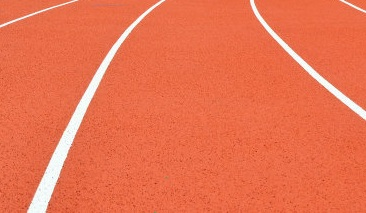
//> input picture testimage/2.jpg, 366 x 213 px, given in place of the camera
$ ./xunxian3   (built with g++ and OpenCV 4)
//> lines starting //> are read from the running program, lines starting //| are printed output that depends on the picture; after the words box and inside, x2 and y2 are one past the last pixel; in counts of white or black regions, pixels touching at a corner belong together
// 纯视觉巡线测试
// 移植自 run_cpp.cpp 中的巡线扫描逻辑
// 不包含 GPIO、电机或舵机控制，只保留图像处理与显示。

#include <opencv2/opencv.hpp>

#include <array>
#include <cmath>
#include <iostream>
#include <string>
#include <tuple>
#include <vector>

using namespace cv;
using namespace std;

namespace TrackConfig {
    constexpr int image_width = 320;
    constexpr int image_height = 180;
    constexpr int camera_index = 0;

    // 赛道/边线提取参数，沿用 run_cpp.cpp 的思路
    constexpr int x_middle = 160;
    constexpr int wide_scan = 5;
    constexpr int wide_need = 2;
    constexpr int up_scan_wide = 130;
    constexpr int down_scan_wide = 170;
    constexpr int y_scan_wide = 5;

    constexpr double kp = 0.3;
    constexpr double kd = 2.0;
    constexpr int all_count = (down_scan_wide - up_scan_wide) / y_scan_wide;

    // 红色赛道分割阈值
    constexpr int red1_h_min = 0;
    constexpr int red1_h_max = 34;
    constexpr int red2_h_min = 160;
    constexpr int red2_h_max = 179;
    constexpr int red_s_min = 75;
    constexpr int red_v_min = 70;

    // 蓝色掩码（可用于筛选非赛道噪声）
    constexpr int blue_h_min = 100;
    constexpr int blue_h_max = 140;
    constexpr int blue_s_min = 37;
    constexpr int blue_v_min = 100;

    // 霍夫/边缘仅保留用于显示，不参与主巡线逻辑
    constexpr int canny_low = 70;
    constexpr int canny_high = 150;
}

struct TrackState {
    int error = 0;
    int last_error = 0;
    std::array<uint16_t, 10> draw_middle_line_x{};
    std::array<uint16_t, 10> draw_left_line_x{};
    std::array<uint16_t, 10> draw_right_line_x{};
};

static TrackState g_track;

static Mat processTrackMask(const Mat& frame) {
    Mat resized;
    resize(frame, resized, Size(TrackConfig::image_width, TrackConfig::image_height));

    Mat blur;
    GaussianBlur(resized, blur, Size(5, 5), 0);

    Mat hsv;
    cvtColor(blur, hsv, COLOR_BGR2HSV);

    Mat mask1, mask2, mask3;
    inRange(hsv,
           Scalar(TrackConfig::red1_h_min, TrackConfig::red_s_min, TrackConfig::red_v_min),
           Scalar(TrackConfig::red1_h_max, 255, 255),
           mask1);
    inRange(hsv,
           Scalar(TrackConfig::red2_h_min, TrackConfig::red_s_min, TrackConfig::red_v_min),
           Scalar(TrackConfig::red2_h_max, 255, 255),
           mask2);
    inRange(hsv,
           Scalar(TrackConfig::blue_h_min, TrackConfig::blue_s_min, TrackConfig::blue_v_min),
           Scalar(TrackConfig::blue_h_max, 255, 255),
           mask3);

    Mat combined = mask1 | mask2 | mask3;

    Mat kernel = getStructuringElement(MORPH_RECT, Size(5, 5));
    dilate(combined, combined, kernel, Point(-1, -1), 2);
    morphologyEx(combined, combined, MORPH_OPEN, kernel);
    morphologyEx(combined, combined, MORPH_CLOSE, kernel);

    return combined;
}

static void lineWalking(const Mat& frame_final) {
    g_track.error = 0;
    Mat scan_y_wide = frame_final(Range(TrackConfig::up_scan_wide, TrackConfig::down_scan_wide), Range::all());

    int theory_middle_line = TrackConfig::x_middle;
    int left_line_x = TrackConfig::x_middle;
    int right_line_x = TrackConfig::x_middle;

    g_track.draw_middle_line_x[0] = TrackConfig::x_middle;

    int i = 1;

    Mat y_line = scan_y_wide.row(scan_y_wide.rows - 1);
    while (left_line_x > TrackConfig::wide_scan + 1) {
        Mat wide_range = y_line(Range::all(), Range(left_line_x - TrackConfig::wide_scan, left_line_x));
        if (countNonZero(wide_range) > TrackConfig::wide_need) {
            break;
        }
        left_line_x--;
    }

    while (right_line_x < TrackConfig::image_width - TrackConfig::wide_scan - 1) {
        Mat wide_range = y_line(Range::all(), Range(right_line_x, right_line_x + TrackConfig::wide_scan));
        if (countNonZero(wide_range) > TrackConfig::wide_need) {
            break;
        }
        right_line_x++;
    }

    g_track.draw_left_line_x[0] = left_line_x;
    g_track.draw_right_line_x[0] = right_line_x;
    g_track.draw_middle_line_x[0] = (right_line_x + left_line_x) / 2;

    for (int y = scan_y_wide.rows - 1; y >= 0; y -= TrackConfig::y_scan_wide) {
        y_line = scan_y_wide.row(y);
        int t = g_track.draw_middle_line_x[i - 1];

        while (t > TrackConfig::wide_scan + 1) {
            Mat wide_range = y_line(Range::all(), Range(t - TrackConfig::wide_scan, t));
            if (countNonZero(wide_range) > TrackConfig::wide_need) {
                break;
            }
            left_line_x = t;
            t--;
        }

        t = g_track.draw_middle_line_x[i - 1];
        while (t < TrackConfig::image_width - TrackConfig::wide_scan - 1) {
            Mat wide_range = y_line(Range::all(), Range(t, t + TrackConfig::wide_scan));
            if (countNonZero(wide_range) > TrackConfig::wide_need) {
                break;
            }
            right_line_x = t;
            t++;
        }

        g_track.draw_middle_line_x[i] = (right_line_x + left_line_x) / 2;
        g_track.draw_left_line_x[i] = left_line_x;
        g_track.draw_right_line_x[i] = right_line_x;
        g_track.error += static_cast<int>(g_track.draw_middle_line_x[i] - theory_middle_line);
        i++;
    }

    g_track.error /= TrackConfig::all_count;
}

static double pidControl(double error) {
    double derivative = error - g_track.last_error;
    g_track.last_error = static_cast<int>(error);
    double output = TrackConfig::kp * error + TrackConfig::kd * derivative;

    if (output > 8.0) return 8.0;
    if (output < -8.0) return -8.0;
    return output;
}

static void drawTrackInfo(Mat& display, const Mat& frame_final) {
    int line_count = 0;
    for (int idx = 0; idx < 10; ++idx) {
        if (g_track.draw_middle_line_x[idx] == 0 && idx > 0) {
            break;
        }
        line_count++;
    }

    for (int idx = 0; idx < line_count; ++idx) {
        int y = TrackConfig::up_scan_wide + idx * TrackConfig::y_scan_wide;
        int x_mid = g_track.draw_middle_line_x[idx];
        int x_left = g_track.draw_left_line_x[idx];
        int x_right = g_track.draw_right_line_x[idx];

        circle(display, Point(x_mid, y), 2, Scalar(0, 255, 255), -1);
        line(display, Point(x_left, y), Point(x_right, y), Scalar(0, 255, 0), 1, LINE_AA);
    }

    line(display, Point(TrackConfig::x_middle, 0), Point(TrackConfig::x_middle, TrackConfig::image_height),
         Scalar(255, 255, 0), 1, LINE_AA);

    putText(display,
            "error=" + to_string(g_track.error),
            Point(10, 20),
            FONT_HERSHEY_SIMPLEX,
            0.5,
            Scalar(0, 255, 255),
            1,
            LINE_AA);

    putText(display,
            "pid=" + to_string(pidControl(static_cast<double>(g_track.error))),
            Point(10, 40),
            FONT_HERSHEY_SIMPLEX,
            0.5,
            Scalar(0, 255, 255),
            1,
            LINE_AA);
}

int main() {
    VideoCapture camera(TrackConfig::camera_index, CAP_V4L2);
    if (!camera.isOpened()) {
        cerr << "摄像头打开失败" << endl;
        return 1;
    }

    camera.set(CAP_PROP_FRAME_WIDTH, TrackConfig::image_width);
    camera.set(CAP_PROP_FRAME_HEIGHT, TrackConfig::image_height);
    camera.set(CAP_PROP_FPS, 30);
    camera.set(CAP_PROP_BUFFERSIZE, 1);

    namedWindow("xunxian3_visual", WINDOW_NORMAL);
    resizeWindow("xunxian3_visual", 1200, 420);

    cout << "纯视觉巡线测试启动（移植 run_cpp 巡线逻辑）" << endl;
    cout << "按 ESC / q 退出" << endl;

    while (true) {
        Mat frame;
        if (!camera.read(frame) || frame.empty()) {
            cerr << "读取摄像头图像失败" << endl;
            continue;
        }
//> frame is the input picture: 213 rows x 366 cols, CV_8UC3; mean B, G, R 79.1, 113.2, 234

        Mat mask = processTrackMask(frame);
//> in processTrackMask, `cvtColor(blur, hsv, COLOR_BGR2HSV);`: hsv: 180 rows x 320 cols, CV_8UC3; mean H, S, V 7.8, 169.3, 234
//> in processTrackMask, `inRange(hsv, Scalar(TrackConfig::red1_h_min, TrackConfig::red_s_min, T..`:
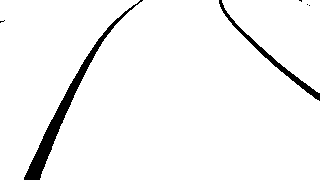
//> mask1: 180 rows x 320 cols, CV_8UC1; 95.9% white; 6 black regions (4 under 20 px), largest, box (x1, y1, x2, y2) and area: (24, 0, 143, 180) 1720, (219, 0, 320, 101) 656
//> in processTrackMask, `inRange(hsv, Scalar(TrackConfig::red2_h_min, TrackConfig::red_s_min, T..`: mask2: 180 rows x 320 cols, CV_8UC1; every value is 0
//> in processTrackMask, `morphologyEx(combined, combined, MORPH_CLOSE, kernel);`: combined: 180 rows x 320 cols, CV_8UC1; 100% white; 1 black region, box (x1, y1, x2, y2) and area: (30, 175, 36, 180) 28
        lineWalking(mask);
//> in lineWalking, `Mat scan_y_wide = frame_final(Range(TrackConfig::up_scan_wide, TrackCo..`: scan_y_wide: 40 rows x 320 cols, CV_8UC1; every value is 255
//> in lineWalking, `Mat y_line = scan_y_wide.row(scan_y_wide.rows - 1);`: y_line = 320 values from 255 to 255
//> the loop in lineWalking, `while (left_line_x > TrackConfig::wide_scan + 1)` made 1 pass
//> wide_range on pass 1: [255, 255, 255, 255, 255]
//> after the loop in lineWalking, `while (left_line_x > TrackConfig::wide_scan + 1)`: left_line_x = 160
//> the loop in lineWalking, `while (right_line_x < TrackConfig::image_width - TrackConfig::wide_sca..` made 1 pass
//> in lineWalking, `g_track.draw_left_line_x[0] = left_line_x;`: g_track.draw_left_line_x = [160, 0, 0, 0, 0, 0, 0, 0, 0, 0]
//> after the loop in lineWalking, `for (int y = scan_y_wide.rows - 1; y >= 0; y -= TrackConfig::y_scan_wi..`: left_line_x = 160; g_track.error = 0; i = 9

        Mat raw_bgr;
        resize(frame, raw_bgr, Size(TrackConfig::image_width, TrackConfig::image_height));

        Mat mask_bgr;
        cvtColor(mask, mask_bgr, COLOR_GRAY2BGR);

        Mat overlay = raw_bgr.clone();
        for (int y = 0; y < overlay.rows; ++y) {
            for (int x = 0; x < overlay.cols; ++x) {
                if (mask.at<uchar>(y, x) > 0) {
                    overlay.at<Vec3b>(y, x) = Vec3b(0, 0, 255);
                }
            }
        }
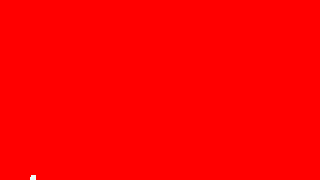
//> overlay: 180 rows x 320 cols, CV_8UC3; mean B, G, R 0.1, 0.1, 255

        drawTrackInfo(overlay, mask);
//> the loop in drawTrackInfo, `for (int idx = 0; idx < line_count; ++idx)` made 9 passes
//> after the loop in drawTrackInfo, `for (int idx = 0; idx < line_count; ++idx)`:
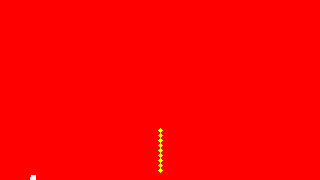
//> display: 180 rows x 320 cols, CV_8UC3; 0.2% of pixels changed, all inside (x1, y1, x2, y2) = (158, 128, 163, 173)
//> in pidControl, `double derivative = error - g_track.last_error;`: derivative = 0

        putText(raw_bgr, "RAW", Point(10, 25), FONT_HERSHEY_SIMPLEX, 0.7, Scalar(0, 255, 0), 2, LINE_AA);
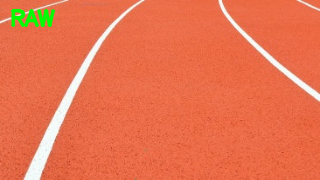
//> raw_bgr: 180 rows x 320 cols, CV_8UC3; mean B, G, R 78.3, 114.2, 232
        putText(mask_bgr, "MASK", Point(10, 25), FONT_HERSHEY_SIMPLEX, 0.7, Scalar(0, 255, 0), 2, LINE_AA);
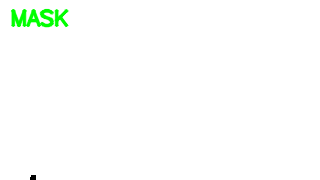
//> mask_bgr: 180 rows x 320 cols, CV_8UC3; mean B, G, R 252.2, 254.9, 252.2
        putText(overlay, "OVERLAY", Point(10, 25), FONT_HERSHEY_SIMPLEX, 0.7, Scalar(0, 255, 0), 2, LINE_AA);
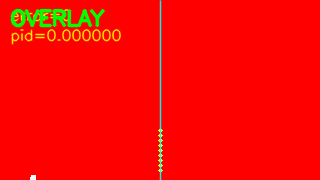
//> overlay: 180 rows x 320 cols, CV_8UC3; mean B, G, R 1.2, 7.2, 250.1

        Mat combined;
        hconcat(vector<Mat>{raw_bgr, mask_bgr, overlay}, combined);
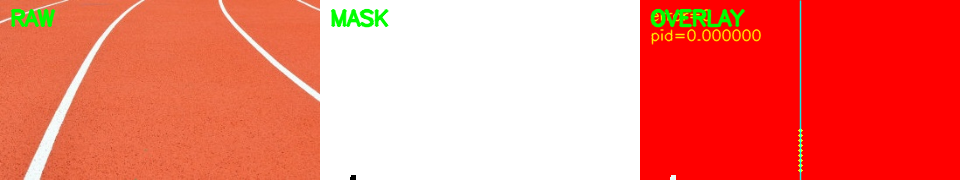
//> combined: 180 rows x 960 cols, CV_8UC3; mean B, G, R 110.6, 125.4, 244.8
        imshow("xunxian3_visual", combined);

        cout << "error=" << g_track.error
             << " pid=" << pidControl(static_cast<double>(g_track.error))
             << endl;
//| error=0 pid=0

        int key = waitKey(1);
//> the 'q' key is pressed
        if (key == 27 || key == 'q' || key == 'Q') {
            break;
        }
    }

    camera.release();
    destroyAllWindows();
    return 0;
}

$ run again, on testimage/6.jpg
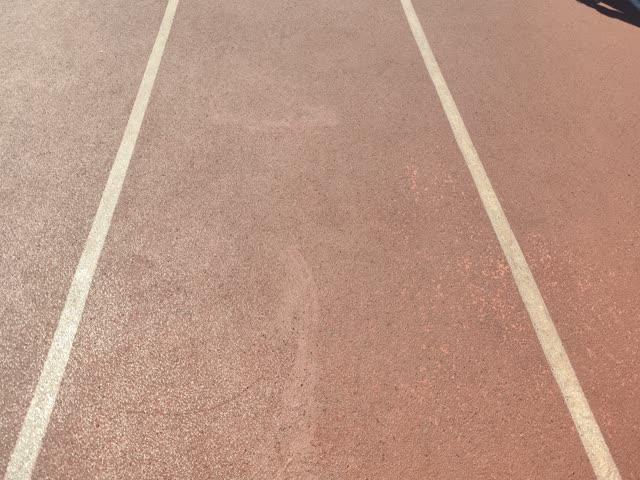
//> input picture testimage/6.jpg, 640 x 480 px, given in place of the camera
//> frame is the input picture: 480 rows x 640 cols, CV_8UC3; mean B, G, R 131.9, 149.8, 186.3
//> hsv: 180 rows x 320 cols, CV_8UC3; mean H, S, V 10.5, 75.1, 186.2
//> mask1: 180 rows x 320 cols, CV_8UC1; 52.7% white; 32 black regions (26 under 20 px), largest, box (x1, y1, x2, y2) and area: (0, 0, 309, 180) 26704, (288, 0, 320, 10) 177, (132, 88, 153, 103) 124, (44, 169, 59, 180) 64, (79, 157, 88, 172) 45, (144, 109, 149, 115) 21
//> mask2: 180 rows x 320 cols, CV_8UC1; every value is 0
//> scan_y_wide: 40 rows x 320 cols, CV_8UC1; 86% white; 2 black regions, box (x1, y1, x2, y2) and area: (0, 0, 55, 40) 1600, (58, 0, 80, 17) 192
//> y_line = 320 values from 0 to 255
//> the loop in lineWalking, `while (left_line_x > TrackConfig::wide_scan + 1)` made 1 pass
//> wide_range on pass 1: [255, 255, 255, 255, 255]
//> after the loop in lineWalking, `while (left_line_x > TrackConfig::wide_scan + 1)`: left_line_x = 160
//> the loop in lineWalking, `while (right_line_x < TrackConfig::image_width - TrackConfig::wide_sca..` made 1 pass
//> g_track.draw_left_line_x = [160, 0, 0, 0, 0, 0, 0, 0, 0, 0]
//> after the loop in lineWalking, `for (int y = scan_y_wide.rows - 1; y >= 0; y -= TrackConfig::y_scan_wi..`: left_line_x = 160; g_track.error = 0; i = 9
//> the loop in drawTrackInfo, `for (int idx = 0; idx < line_count; ++idx)` made 9 passes
//> after the loop in drawTrackInfo, `for (int idx = 0; idx < line_count; ++idx)`:
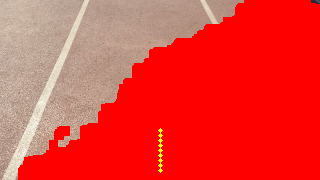
//> display: 180 rows x 320 cols, CV_8UC3; mean B, G, R 56, 62.6, 230.8
//> derivative = 0
//> raw_bgr: 180 rows x 320 cols, CV_8UC3; mean B, G, R 130.5, 150.4, 184.6
//> `hconcat(vector<Mat>{raw_bgr, mask_bgr, overlay}, combined);`:
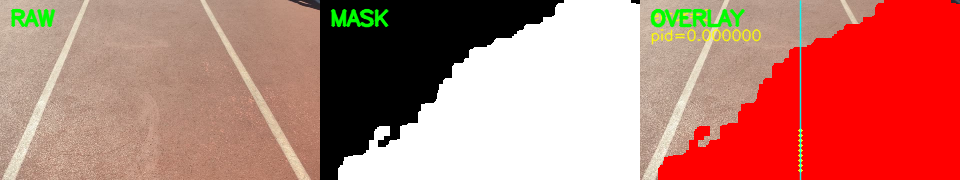
//> combined: 180 rows x 960 cols, CV_8UC3; mean B, G, R 114.2, 125.6, 190.2
//| error=0 pid=0
